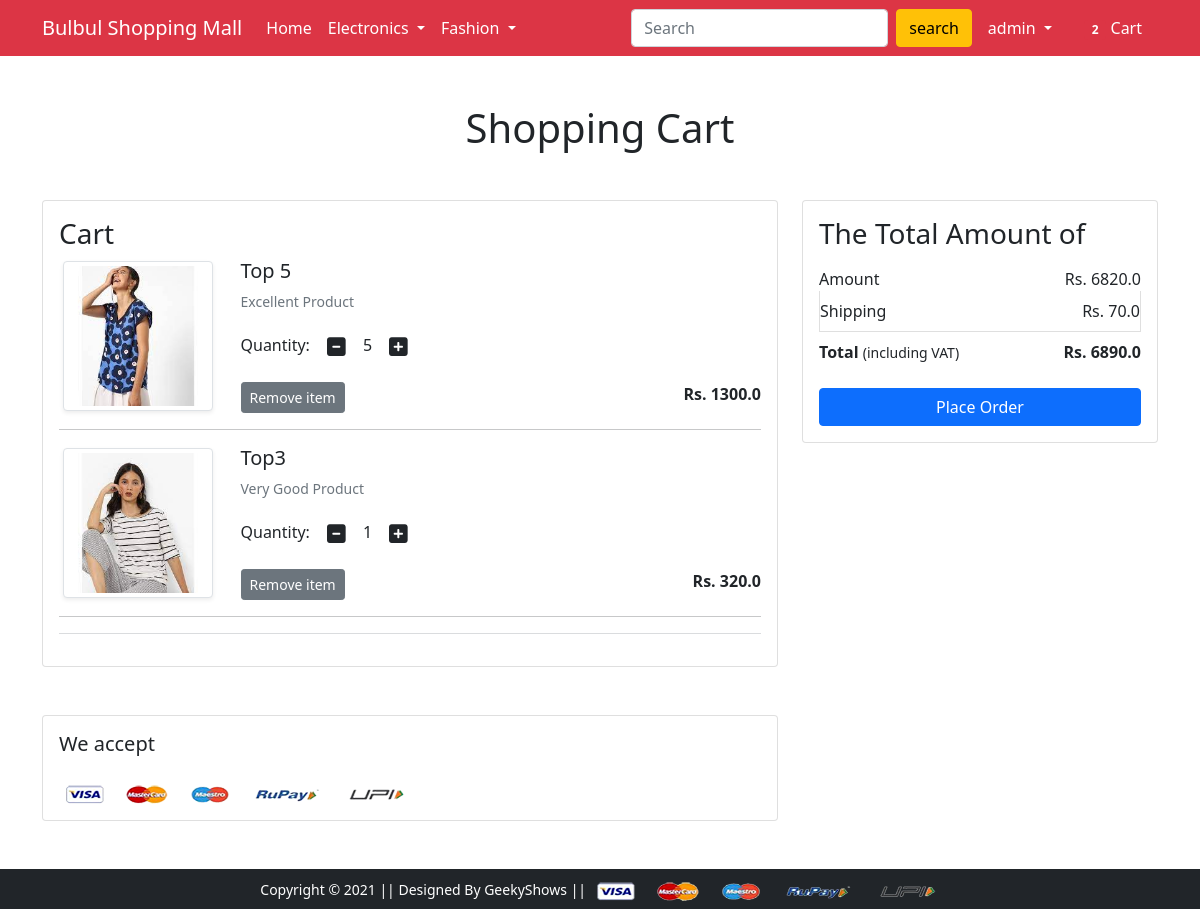
The app's page /show-cart/ (signed in) with its own data.
### app/models.py (models this page shows, shortened)
class Cart(models.Model):
    user = models.ForeignKey(User, on_delete=models.CASCADE)
    product = models.ForeignKey(Product, on_delete=models.CASCADE)
    quantity = models.PositiveIntegerField(default=1)

class Product(models.Model):
    title = models.CharField(max_length=50)
    selling_price = models.FloatField()
    discount_price = models.FloatField()
    decription = models.TextField()
    brand = models.CharField(max_length=100)
    category = models.CharField(choices=CATEGORY_CHOICES, max_length=50)
    product_image = models.ImageField(upload_to='productimg')

### app/views.py (the view)
# urls.py: path('show-cart/', views.show_cart, name='show-cart'),
@login_required
def show_cart(request):
    if request.user.is_authenticated:
        user = request.user
        cart = Cart.objects.filter(user = user)
        amount = 0.0
        shipping_ammount = 70.0
        total_amount = 0.0
        cart_product = [p for p in Cart.objects.all() if p.user == user]
        if cart_product:
            for p in cart_product:
                temp_amount = (p.quantity * p.product.discount_price)
                amount+= temp_amount
                shipping_ammount = shipping_ammount
                total_amount = amount + shipping_ammount
        if request.user.is_authenticated:
            total_item = len(Cart.objects.filter(user = request.user))
            return render(request, 'app/addtocart.html', {'carts':cart, 'total_amount':total_amount, 'amount':amount, 'shipping_ammount':shipping_ammount, 'total_item':total_item})
        else:
            return render(request, 'app/emptycart.html')

### app/templates/app/addtocart.html (shortened to what this page needs)
{% extends 'app/base.html' %}
{% load static %}
{% block main-content %}
<div class="container my-5">
 <div class="row">
  <h1 class="text-center mb-5">Shopping Cart</h1>
  <div class="col-sm-8">
  <div class="card">
   <div class="card-body">
    <h3>Cart</h3>
    {% for cart in carts %}
    <div class="row" id="carts">
     <div class="col-sm-3 text-center align-self-center"><img src="{{cart.product.product_image.url}}" alt="" srcset="" class="img-fluid img-thumbnail shadow-sm" height="150" width="150"> </div>
     <div class="col-sm-9">
      <div>
       <h5>{{cart.product.title}}</h5>
       <p class="mb-2 text-muted small">{{cart.product.decription}}</p>
       <div class="my-3">
        <label for="quantity">Quantity:</label>
        <a class="minus-cart btn" pid="{{cart.product.id}}"><i class="fas fa-minus-square fa-lg"></i></a>
          <span id="quantity">{{cart.quantity}}</span>
        <a class="plus-cart btn" pid="{{cart.product.id}}"><i class="fas fa-plus-square fa-lg" pid="{{cart.product.id}}"></i></a>
       </div>
       <div class="d-flex justify-content-between">
        <a href="#" class="btn btn-sm btn-secondary mr-3 remove-cart" pid="{{cart.product.id}}">Remove item </a>
        <p class="mb-0"><span><strong>Rs. {{cart.product.discount_price}}</strong></span></p>
       </div>
      </div>
     </div>
    </div>
    <hr>
    {%endfor%}
    <hr class="text-muted">
   </div>
   </div>
  </div>
  <div class="col-sm-4">
   <div class="card">
    <div class="card-body">
      <h3>The Total Amount of</h3>
      <ul class="list-group">
       <li class="list-group-item d-flex justify-content-between align-items-center border-0 px-0 pb-0">Amount<span>Rs. <span id="amount">{{amount}}</span></span></li>
       <li class="list-group-item d-flex justify-content-between align-items-center px-0">Shipping<span>Rs. {{shipping_ammount}}</span></li>
       <li class="list-group-item d-flex justify-content-between align-items-center border-0 px-0 mb-3">
        <div>
           <strong>Total</strong> <small>(including VAT)</small>
         </div>
         <span><strong>Rs. <strong id="totalamount">{{total_amount}}</strong></strong></span>
       </li>
      </ul>
      <div class="d-grid"><a href="{% url 'checkout' %}" class="btn btn-primary">Place Order</a></div>
    </div>
   </div>
  </div>
 </div>
</div>
<div class="container">
 <div class="row">
  <div class="col-sm-8">
   <div class="card">
    <div class="card-body">
      <h5 class="mb-4">We accept</h5>
      <img src="{% static 'app/images/payment.png' %}" alt="" class="img-fluid">
    </div>
  </div>
  </div>
 </div>
</div>
{% endblock main-content %}

### app/templates/app/base.html (shortened to what this page needs)
<!doctype html>
{% load static %}
<html lang="en">
  <head>
    <link href="https://cdn.jsdelivr.net/npm/bootstrap@5.0.0-beta1/dist/css/bootstrap.min.css" rel="stylesheet">
    <link rel="stylesheet" href="{% static 'app/css/owl.carousel.min.css' %}">
    <link rel="stylesheet" href="{% static 'app/css/all.min.css' %}">
    <link rel="stylesheet" href="{% static 'app/css/style.css' %}">
  </head>
  <body>
    <nav class="navbar navbar-expand-lg navbar-dark bg-danger">
     <div class="container">
       <a class="navbar-brand" href="/">Bulbul Shopping Mall</a>
       <div class="collapse navbar-collapse" id="navbarSupportedContent">
         <ul class="navbar-nav me-auto mb-2 mb-lg-0">
           <li class="nav-item">
             <a class="nav-link active" aria-current="page" href="/">Home</a>
           </li>
           <li class="nav-item dropdown">
             <a class="nav-link dropdown-toggle text-white" href="#" id="electronicsDropdown" role="button" data-bs-toggle="dropdown" aria-expanded="false">
               Electronics
             </a>
           </li>
           <li class="nav-item dropdown">
             <a class="nav-link dropdown-toggle text-white" href="#" id="fashionDropdown" role="button" data-bs-toggle="dropdown" aria-expanded="false">
               Fashion
             </a>
           </li>
         </ul>
         <form class="d-flex">
           <input class="form-control me-2" type="search" placeholder="Search" aria-label="Search">
           <button class="btn btn-warning" type="submit">search</button>
         </form>
         <div>
          <ul class="navbar-nav me-auto mb-2 mb-lg-0">
            {%if request.user.is_authenticated %}
           <li class="nav-item dropdown mx-2">
              <a class="nav-link dropdown-toggle text-white" href="#" id="profileDropdown" role="button" data-bs-toggle="dropdown" aria-expanded="false">
                {{request.user.username}}
              </a>
            </li>
            <li class="nav-item mx-2">
             <a href="{% url 'show-cart' %}" class="nav-link text-white"><span class="badge bg-danger">{{total_item}}</span> Cart </a>
            </li>
            {%endif%}
          </ul>
         </div>
       </div>
     </div>
    </nav>
    {% block main-content %} {% endblock main-content %}
    <footer class="container-fluid bg-dark text-center p-2 mt-5">
        <small class="text-white">Copyright &copy; 2021 || Designed By GeekyShows || </small>
        <img src="{% static 'app/images/payment.png' %}" alt="" srcset="" class="img-fluid" height="2px">
    </footer>
  </body>
</html>

### records on screen
Cart: product.product_image (picture), product "Top 5", product.decription "Excellent Product", quantity "5", product.discount_price "1300.0"
Cart: product.product_image (picture), product "Top3", product.decription "Very Good Product", quantity "1", product.discount_price "320.0"

### other values on screen
{{ request.user.username }} "admin"
{{ total_item }} "2"
{{ amount }} "6820.0"
{{ shipping_ammount }} "70.0"
{{ total_amount }} "6890.0"
